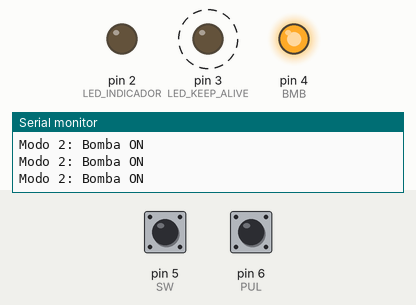
Bench run of a sketch on a simulated Arduino Uno, built with avr-gcc and run on an emulated ATmega328P. Parts: output pins drawn as LEDs (lit = HIGH), the last lines printed to the serial monitor. Dashed ring = blinking. The test bench sets the inputs (shaded band); at power-on: pin 5 (SW) HIGH, pin 6 (PUL) HIGH.

Above: at 1.2 s.
1.3 s: pin 5 (SW) pulled LOW for 0.15 s
At 1.9 s:
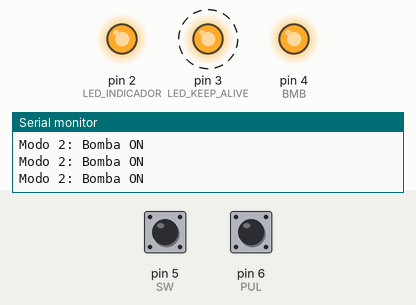
4.3 s: pin 6 (PUL) pulled LOW for 0.15 s
At 4.9 s:
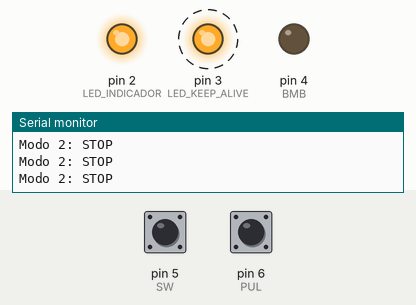
7.4 s: pin 5 (SW) pulled LOW for 1 s
At 8.27 s:
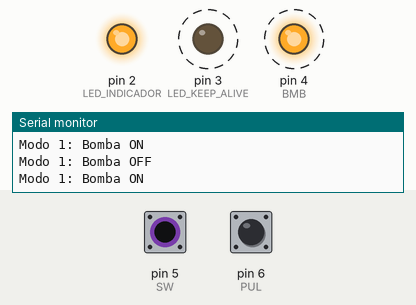
11.4 s: pin 6 (PUL) pulled LOW for 1 s
15.4 s: pin 5 (SW) driven LOW and pin 6 (PUL) driven LOW
At 16.1 s:
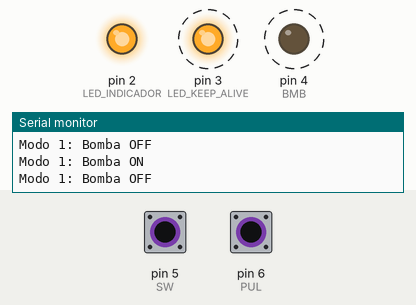
18.4 s: pin 5 (SW) driven HIGH
Timing chart, 0 to 22.4 s (numbered marks = the images above; inputs shaded):
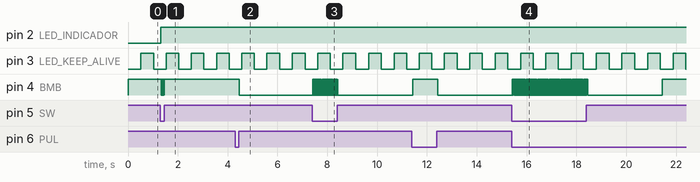

The sketch:

Modo_1Antirrebote.ino
```cpp
#include "TimerOne.h"

#define INIT 0
#define M1_BMB_ON 1
#define M1_BMB_OFF 2
#define M2_BMB_ON 3
#define M2_BMB_OFF 4
#define STOP 5
#define MODO_1 6
#define MODO_2 7
#define M2_STOP 8

#define ESPERA 0
#define CONFIRMACION 1
#define LIBERACION 2

#define LED_INDICADOR 2
#define LED_KEEP_ALIVE 3
#define BMB 4
#define SW 5
//#define HUM A0
#define PUL 6

int actualState = INIT;
int switchState = STOP;
int antirreboteState;
bool ledState = false;
bool flag;

int tiempo_activo = (47 + 10) / 10;
int tiempo_inactivo = (23 + 10) / 10;
int previousMillis = 0;
int intervalo = 500;
int msPul_1 = 0;
int mSeconds = 0;
int seconds = 0;

int lectura_sw;
//int lectura_hum;
int lecturaPul_1;
float tension;

void setup()
{
  Serial.begin(9600);
  Timer1.initialize(1000);
  Timer1.attachInterrupt(ISR_Timer);

  pinMode(LED_INDICADOR, OUTPUT);
  pinMode(LED_KEEP_ALIVE, OUTPUT);
  pinMode(BMB, OUTPUT);

  //pinMode(HUM, INPUT);
  pinMode(SW, INPUT_PULLUP);
  pinMode(PUL, INPUT_PULLUP);

  mSeconds = 0;
  seconds = 0;
  antirreboteState = false;
}

void loop()
{
  int currentMillis = millis();

  lecturaPul_1 = digitalRead(PUL);
  lectura_sw = digitalRead(SW);
  //lectura_hum = analogRead(HUM);
  //tension = lectura_hum * 5 / 1023;

  Antirrebote();
  SwitchEstados();

  if (actualState != INIT)
  {
    if (currentMillis - previousMillis >= intervalo)
    {
      previousMillis = currentMillis;
      ledState = !ledState;
      digitalWrite(LED_KEEP_ALIVE, ledState);
    }
  }
}

void ISR_Timer ()
{
  msPul_1++;
  mSeconds++;
  if (mSeconds >= 1000)
  {
    mSeconds = 0;
    seconds++;
  }
}

void Antirrebote ()
{
  switch(antirreboteState)
  {
    case ESPERA:
      if (lecturaPul_1 == LOW)
      {
        msPul_1 = 0;
        antirreboteState = CONFIRMACION;
      }
      break;

    case CONFIRMACION:
      if (lecturaPul_1 == HIGH && msPul_1 >= 15)
      {
        antirreboteState = ESPERA;
      }

      if (lecturaPul_1 == LOW && msPul_1 >= 15)
      {
        antirreboteState = LIBERACION;
      }
      break;

    case LIBERACION:
      if (lecturaPul_1 == HIGH)
      {
        flag = true;
        antirreboteState = ESPERA;
      }
  }
}

void Modo1 ()
{
  digitalWrite(LED_INDICADOR, HIGH);

  switch (actualState)
  {
    case INIT:
      Serial.println("INIT 1");
      digitalWrite(BMB, HIGH);
      actualState = M1_BMB_ON;
      break;

    case M1_BMB_ON:
      Serial.println("Modo 1: Bomba ON");
      if (tension > 2, 5)
      {
        digitalWrite(BMB, LOW);
        actualState = M1_BMB_OFF;
      }
      break;

    case M1_BMB_OFF:
      Serial.println("Modo 1: Bomba OFF");
      if (tension < 2)
      {
        digitalWrite(BMB, HIGH);
        actualState = M1_BMB_ON;
      }
      break;
  }
}

void Modo2 ()
{
  switch (actualState)
  {
    case INIT:
      Serial.println("INIT 2");
      digitalWrite(BMB, HIGH);
      actualState = M2_BMB_ON;
      break;

    case M2_BMB_ON:
      Serial.println("Modo 2: Bomba ON");
      if (flag == true)
      {
        flag = false;
        actualState = M2_STOP;
        digitalWrite(BMB, LOW);
      }
      if (seconds >= tiempo_activo)
      {
        digitalWrite(BMB, LOW);
        mSeconds = 0;
        seconds = 0;
        actualState = M2_BMB_OFF;
      }
      break;

    case M2_BMB_OFF:
      Serial.println("Modo 2: Bomba OFF");
      if (flag == true)
      {
        flag = false;
        actualState = M2_STOP;
        digitalWrite(BMB, LOW);
      }
      if (seconds >= tiempo_inactivo)
      {
        digitalWrite(BMB, HIGH);
        mSeconds = 0;
        seconds = 0;
        actualState = M2_BMB_ON;
      }
      break;

    case M2_STOP:
      Serial.println("Modo 2: STOP");
      if (flag == true)
      {
        flag = false;
        digitalWrite(BMB, HIGH);
        actualState = M2_BMB_ON;
      }
      break;
  }
}

void SwitchEstados ()
{
  switch (switchState)
  {
    case STOP:
      if (lectura_sw == 0)
      {
        switchState = MODO_1;
        actualState = INIT;
        Modo1();
      }
      else if (lectura_sw == 1)
      {
        switchState = MODO_2;
        actualState = INIT;
        Modo2();
      }
      break;

    case MODO_1:
      if (lectura_sw == 1)
      {
        switchState = MODO_2;
        actualState = INIT;
        Modo2();
      }
      Modo1();
      break;

    case MODO_2:
      if (lectura_sw == 0)
      {
        switchState = MODO_1;
        actualState = INIT;
        Modo1();
      }
      Modo2();
      break;
  }
}
```

Measured:
- after the input at 1.3 s, pin 2 (LED_INDICADOR): LOW → HIGH at once; pin 4 (BMB): alternates HIGH for 0.02 s and LOW for 0.02 s, 8 changes in all, then stays HIGH, starting at once
- after the input at 4.3 s, pin 4 (BMB): HIGH → LOW after 0.17 s instead of 0.72 s
- after the input at 7.4 s, pin 4 (BMB): alternates HIGH for 0.02 s and LOW for 0.02 s, 54 changes in all, then stays LOW, starting at once
- after the input at 15.4 s, pin 4 (BMB): alternates HIGH for 0.02 s and LOW for 0.02 s, starting at once
- by itself, pin 3 (LED_KEEP_ALIVE): alternates HIGH for 0.51 s and LOW for 0.51 s
